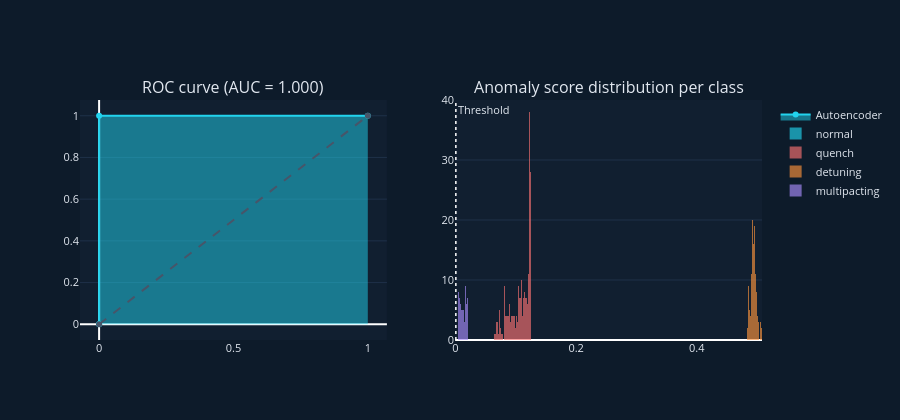

Notebook code for this chart:
### Code cell
fpr, tpr, _ = roc_curve(y_true, scores)

fig = make_subplots(rows=1, cols=2, subplot_titles=[
    f'ROC curve (AUC = {auc:.3f})',
    'Anomaly score distribution per class',
])

# ROC
fig.add_trace(go.Scatter(x=fpr, y=tpr, fill='tozeroy',
    line=dict(color='#22d3ee'), name='Autoencoder'), row=1, col=1)
fig.add_trace(go.Scatter(x=[0,1], y=[0,1],
    line=dict(color='#475569', dash='dash'), name='Random', showlegend=False), row=1, col=1)

# Score histograms
for label, name, color in zip(range(4), CLASS_NAMES, COLORS):
    s = scores[y_test == label]
    fig.add_trace(go.Histogram(x=s, nbinsx=40, name=name,
        marker_color=color, opacity=0.65), row=1, col=2)

fig.add_vline(x=threshold, line=dict(color='white', dash='dot', width=1.5),
    annotation_text='Threshold', row=1, col=2)

fig.update_layout(
    height=420, barmode='overlay',
    paper_bgcolor='#0d1b2a', plot_bgcolor='#111f30',
    font=dict(color='#e2e8f0', size=11),
)
fig.update_xaxes(showgrid=False)
fig.update_yaxes(showgrid=True, gridcolor='#1e3048')
fig.show()

### Figure 1 — Plotly figure (JSON) as saved in the notebook; plotly's stock layout.template omitted (floating-point values rounded to 4 significant figures; data arrays with more than 128 entries replaced by an {"elided": "..."} marker saying what was removed)
{"data": [{"fill": "tozeroy", "line": {"color": "#22d3ee"}, "name": "Autoencoder", "type": "scatter", "x": [0.0, 0.0, 0.0, 1.0], "xaxis": "x", "y": [0.0, 0.001667, 1.0, 1.0], "yaxis": "y"}, {"line": {"color": "#475569", "dash": "dash"}, "name": "Random", "showlegend": false, "type": "scatter", "x": [0, 1], "xaxis": "x", "y": [0, 1], "yaxis": "y"}, {"marker": {"color": "#22d3ee"}, "name": "normal", "nbinsx": 40, "opacity": 0.65, "type": "histogram", "x": {"elided": "200 float values"}, "xaxis": "x2", "yaxis": "y2"}, {"marker": {"color": "#f87171"}, "name": "quench", "nbinsx": 40, "opacity": 0.65, "type": "histogram", "x": {"elided": "200 float values"}, "xaxis": "x2", "yaxis": "y2"}, {"marker": {"color": "#fb923c"}, "name": "detuning", "nbinsx": 40, "opacity": 0.65, "type": "histogram", "x": {"elided": "200 float values"}, "xaxis": "x2", "yaxis": "y2"}, {"marker": {"color": "#a78bfa"}, "name": "multipacting", "nbinsx": 40, "opacity": 0.65, "type": "histogram", "x": {"elided": "200 float values"}, "xaxis": "x2", "yaxis": "y2"}], "layout": {"annotations": [{"font": {"size": 16}, "showarrow": false, "text": "ROC curve (AUC = 1.000)", "x": 0.225, "xanchor": "center", "xref": "paper", "y": 1.0, "yanchor": "bottom", "yref": "paper"}, {"font": {"size": 16}, "showarrow": false, "text": "Anomaly score distribution per class", "x": 0.775, "xanchor": "center", "xref": "paper", "y": 1.0, "yanchor": "bottom", "yref": "paper"}, {"showarrow": false, "text": "Threshold", "x": 0.0006795, "xanchor": "left", "xref": "x2", "y": 1, "yanchor": "top", "yref": "y2 domain"}], "barmode": "overlay", "font": {"color": "#e2e8f0", "size": 11}, "height": 420, "paper_bgcolor": "#0d1b2a", "plot_bgcolor": "#111f30", "shapes": [{"line": {"color": "white", "dash": "dot", "width": 1.5}, "type": "line", "x0": 0.0006795, "x1": 0.0006795, "xref": "x2", "y0": 0, "y1": 1, "yref": "y2 domain"}], "xaxis": {"anchor": "y", "domain": [0.0, 0.45], "showgrid": false}, "xaxis2": {"anchor": "y2", "domain": [0.55, 1.0], "showgrid": false}, "yaxis": {"anchor": "x", "domain": [0.0, 1.0], "gridcolor": "#1e3048", "showgrid": true}, "yaxis2": {"anchor": "x2", "domain": [0.0, 1.0], "gridcolor": "#1e3048", "showgrid": true}}}
